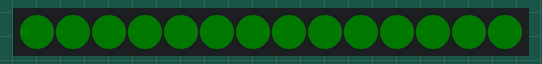
A program run on a simulated Raspberry Pi (BCM pin numbers). Parts: 14 RGB LEDs in strip order, left to right. Dim RGB values are drawn brighter than linear; what the program prints to the terminal is not drawn.

Above: at 0.45 s.
At 39.81 s:
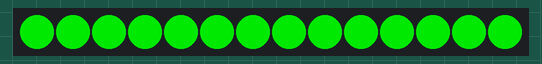

The program:

green_breath.py
```python
import time
import random
from rpi_ws281x import PixelStrip, Color
from include import *

# Create NeoPixel object with appropriate configuration.
#创建对象
strip = PixelStrip(LED_COUNT, LED_PIN, LED_FREQ_HZ, LED_DMA, LED_INVERT, LED_BRIGHTNESS, LED_CHANNEL)

# Intialize the library (must be called once before other functions).
#初始化
strip.begin()
print("begin successful")

#Toggle all LED light colors
#改变所以灯颜色
def change_color(color, wait_ms=20):
    for i in range(strip.numPixels()):
        strip.setPixelColor(i, color)
        strip.show()
        time.sleep(wait_ms / 1000.0)

# 呼吸灯
#利用setBrightness()设置灯的亮度 值在0到255之间 包括 0和255
def breathing(color):
    strip.setBrightness(0)
    change_color(color)
    strip.show()
    brightness = 0
    increment = 1
    while True:
        brightness = brightness + increment
        strip.setBrightness(brightness)
        strip.show()
        time.sleep(0.005)
        if brightness <= 0 or brightness >= 255:
            increment = -increment


try:
    breathing(GREEN)
except:
    pass
```

include.py
```python
from rpi_ws281x import Color

LED_COUNT = 14        # LED灯的个数
LED_PIN = 18        # DI端接GPIO18

# 以下可以不用改
LED_FREQ_HZ = 800000  # LED signal frequency in hertz (usually 800khz)
LED_DMA = 10          # DMA channel to use for generating signal (try 10)
LED_BRIGHTNESS = 100  # Set to 0 for darkest and 255 for brightest
LED_INVERT = False    # True to invert the signal (when using NPN transistor level shift)
LED_CHANNEL = 0       # set to '1' for GPIOs 13, 19, 41, 45 or 53

# color setting
RED = Color(255,0,0)
ORANGE = Color(255,165,0)
YELLOW = Color(255,255,0)
GREEN = Color(0,255,0)
CYAN = Color(0,255,255)
BULE = Color(0,0,255)
PURPLE = Color(225,0,225)
WHITE = Color(255,255,255)
BLACK = Color(0,0,0)
GRAY = Color(128,128,128)
BROWN = Color(165,42,42)
```
